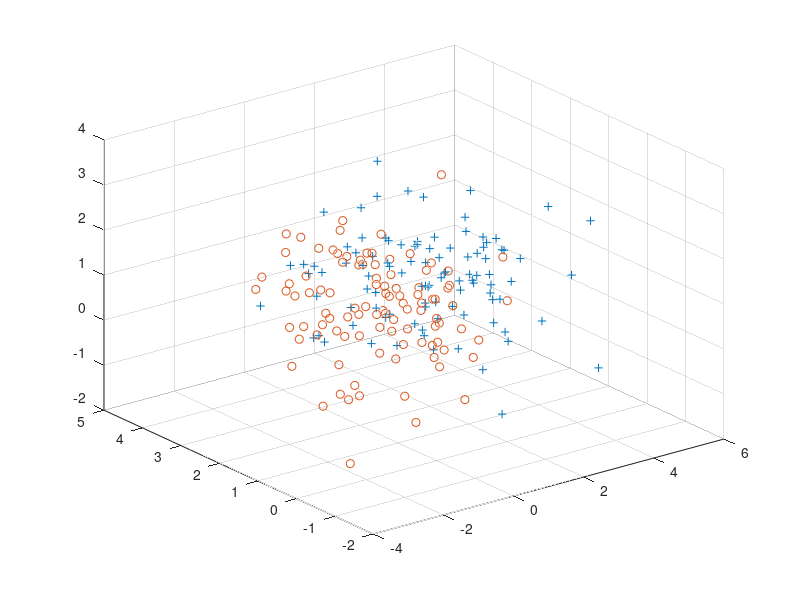

This figure's MATLAB source: (Note: this script raises an error after producing the figure.)
% input = load('6pointsinputs.txt');
% output = load('6pointsoutputs.txt');
input = load('fg_inputs.txt');
output = load('fg_outputs.txt');

input(:,4) = output;
positive = input(input(:,4)==1,:);
negative = input(input(:,4)==-1,:);
figure;
plot3(positive(:,1),positive(:,2),positive(:,3),'+');
hold on;
plot3(negative(:,1),negative(:,2),positive(:,3),'o');
grid on;
ax = gca;
ax.XAxisLocation = 'origin';
ax.YAxisLocation = 'origin';
legend('Positive Classification', 'Negative Classification');
title('Plot of Input Vectors and Expected Classification');
% xlim([-3,3]);
% ylim([-3,3]);